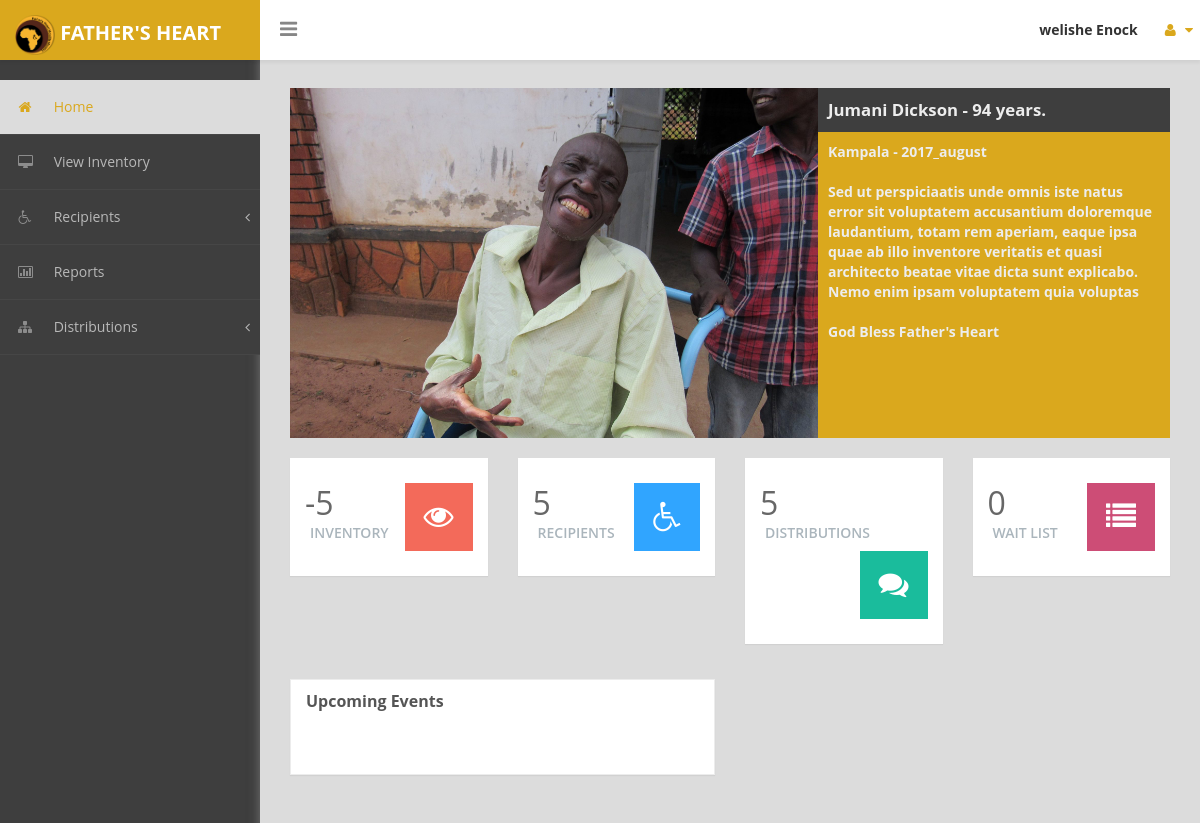
The page /index.php (signed in) on the database its author committed.
### tables this page shows
CREATE TABLE IF NOT EXISTS `2017_august` (
  `id` int(11) NOT NULL AUTO_INCREMENT,
  `fullname` varchar(100) NOT NULL,
  `phone` varchar(15) NOT NULL,
  `age` int(3) NOT NULL,
  `gender` varchar(6) NOT NULL,
  `date` varchar(20) NOT NULL,
  `back` int(11) NOT NULL,
  `thigh` int(11) NOT NULL,
  `leg` int(11) NOT NULL,
  `hips` int(11) NOT NULL,
  `disabilitystory` text NOT NULL,
  `disability` varchar(100) NOT NULL,
  `causeofdisability` varchar(100) NOT NULL,
  `currentmobility` varchar(100) NOT NULL,
  `alreadyhas` varchar(3) NOT NULL,
  `whyhas` varchar(100) NOT NULL,
  `everhad` varchar(3) NOT NULL,
  `whyhad` varchar(100) NOT NULL,
  `whywantchair` varchar(100) NOT NULL,
  `givemobility` varchar(64) NOT NULL,
  `notgiven` text NOT NULL,
  `audio` varchar(100) NOT NULL,
  `followup` varchar(3) NOT NULL,
  `sit_alone` varchar(100) NOT NULL,
  `often_movement` varchar(100) NOT NULL,
  `did_you_expect` varchar(100) NOT NULL,
  `live_with` varchar(100) NOT NULL,
  `helps_you` varchar(100) NOT NULL,
  `work_school` varchar(100) NOT NULL,
  `not_work_school` varchar(100) NOT NULL,
  `how_life_change` varchar(100) NOT NULL,
  `thanks` varchar(200) NOT NULL,
  `already_saved` varchar(100) NOT NULL,
  `got_saved` varchar(100) NOT NULL,
  `family_saved` varchar(100) NOT NULL,
  `did_pray` varchar(100) NOT NULL,
  `distrib_id` varchar(20) NOT NULL,
  `subcounty` varchar(100) NOT NULL,
  `district` varchar(100) NOT NULL,
  `beforee` varchar(100) NOT NULL,
  `afterr` varchar(100) NOT NULL,
  PRIMARY KEY (`id`)
);

CREATE TABLE IF NOT EXISTS `distribution` (
  `id` int(11) NOT NULL AUTO_INCREMENT,
  `distribution` varchar(30) NOT NULL,
  `district` varchar(64) NOT NULL,
  PRIMARY KEY (`id`)
);

### index.php (the view, shortened to what this page needs)
<?php
    require_once "includes/connect.php";
    $recipient_num = 0;
    $result = mysqli_query($connect, "SELECT distribution FROM distribution") or die(mysqli_error($connect));
    while($row = mysqli_fetch_array($result)){
        global $recipient_num;
        $distribution = $row['distribution'];
        $distrib_result = mysqli_query($connect, "SELECT * FROM $distribution WHERE followup = 0");
        $distrib_num = mysqli_num_rows($distrib_result);
        $recipient_num = $recipient_num + $distrib_num;
    }
    $wait_num = 0;
    $wait_result = mysqli_query($connect, "SELECT distribution FROM distribution") or die(mysqli_error($connect));
    while($row = mysqli_fetch_array($wait_result)){
        global $wait_num;
        $wdistribution = $row['distribution'];
        $wdistrib_result = mysqli_query($connect, "SELECT * FROM $wdistribution WHERE followup = 1");
        $wdistrib_num = mysqli_num_rows($wdistrib_result);
        $wait_num = $wait_num + $wdistrib_num;
    }
    $distri_sql = "SELECT * FROM distribution";
    $distri_result = mysqli_query($connect, $distri_sql) or die(mysqli_error($connect));
    $distri_num = mysqli_num_rows($distri_result);
    $cane_sql = "SELECT available FROM cane ORDER BY id DESC LIMIT 1";
    $cane_result = mysqli_query($connect, $cane_sql);
    $cane_row = mysqli_fetch_array($cane_result);
    $cane_num = $cane_row['available'];
    $wcane_sql = "SELECT available FROM white_cane ORDER BY id DESC LIMIT 1";
    $wcane_result = mysqli_query($connect, $wcane_sql);
    $wcane_row = mysqli_fetch_array($wcane_result);
    $wcane_num = $wcane_row['available'];
    $walker_sql = "SELECT available FROM walkers ORDER BY id DESC LIMIT 1";
    $walker_result = mysqli_query($connect, $walker_sql);
    $walker_row = mysqli_fetch_array($walker_result);
    $walker_num = $walker_row['available'];
    $crutches_sql = "SELECT available FROM crutches ORDER BY id DESC LIMIT 1";
    $crutches_result = mysqli_query($connect, $crutches_sql);
    $crutches_row = mysqli_fetch_array($crutches_result);
    $crutches_num = $crutches_row['available'];
    $gen1_sql = "SELECT available FROM gen1 ORDER BY id DESC LIMIT 1";
    $gen1_result = mysqli_query($connect, $gen1_sql);
    $gen1_row = mysqli_fetch_array($gen1_result);
    $gen1_num = $gen1_row['available'];
    $gen2_s_13_sql = "SELECT available FROM gen2_s_13 ORDER BY id DESC LIMIT 1";
    $gen2_s_13_result = mysqli_query($connect, $gen2_s_13_sql);
    $gen2_s_13_row = mysqli_fetch_array($gen2_s_13_result);
    $gen2_s_13_num = $gen2_s_13_row['available'];
    $gen2_m_17_sql = "SELECT available FROM gen2_m_17 ORDER BY id DESC LIMIT 1";
    $gen2_m_17_result = mysqli_query($connect, $gen2_m_17_sql);
    $gen2_m_17_row = mysqli_fetch_array($gen2_m_17_result);
    $gen2_m_17_num = $gen2_m_17_row['available'];
    $gen2_l_18_5_sql = "SELECT available FROM gen2_l_18_5 ORDER BY id DESC LIMIT 1";
    $gen2_l_18_5_result = mysqli_query($connect, $gen2_l_18_5_sql);
    $gen2_l_18_5_row = mysqli_fetch_array($gen2_l_18_5_result);
    $gen2_l_18_5_num = $gen2_l_18_5_row['available'];
    $gen2_xl_20_sql = "SELECT available FROM gen2_xl_20 ORDER BY id DESC LIMIT 1";
    $gen2_xl_20_result = mysqli_query($connect, $gen2_xl_20_sql);
    $gen2_xl_20_row = mysqli_fetch_array($gen2_xl_20_result);
    $gen2_xl_20_num = $gen2_xl_20_row['available'];
    $gen3_s_13_sql = "SELECT available FROM gen3_s_13 ORDER BY id DESC LIMIT 1";
    $gen3_s_13_result = mysqli_query($connect, $gen3_s_13_sql);
    $gen3_s_13_row = mysqli_fetch_array($gen3_s_13_result);
    $gen3_s_13_num = $gen3_s_13_row['available'];
    $gen3_m_17_sql = "SELECT available FROM gen3_m_17 ORDER BY id DESC LIMIT 1";
    $gen3_m_17_result = mysqli_query($connect, $gen3_m_17_sql);
    $gen3_m_17_row = mysqli_fetch_array($gen3_m_17_result);
    $gen3_m_17_num = $gen3_m_17_row['available'];
    $gen3_l_18_5_sql = "SELECT available FROM gen3_l_18_5 ORDER BY id DESC LIMIT 1";
    $gen3_l_18_5_result = mysqli_query($connect, $gen3_l_18_5_sql);
    $gen3_l_18_5_row = mysqli_fetch_array($gen3_l_18_5_result);
    $gen3_l_18_5_num = $gen3_l_18_5_row['available'];
    $gen3_xl_20_sql = "SELECT available FROM gen3_xl_20 ORDER BY id DESC LIMIT 1";
    $gen3_xl_20_result = mysqli_query($connect, $gen3_xl_20_sql);
    $gen3_xl_20_row = mysqli_fetch_array($gen3_xl_20_result);
    $gen3_xl_20_num = $gen3_xl_20_row['available'];
    $jaf_sql = "SELECT available FROM jaf ORDER BY id DESC LIMIT 1";
    $jaf_result = mysqli_query($connect, $jaf_sql);
    $jaf_row = mysqli_fetch_array($jaf_result);
    $jaf_num = $jaf_row['available'];
    $hb_11_sql = "SELECT available FROM hb_11 ORDER BY id DESC LIMIT 1";
    $hb_11_result = mysqli_query($connect, $hb_11_sql);
    $hb_11_row = mysqli_fetch_array($hb_11_result);
    $hb_11_num = $hb_11_row['available'];
    $hb_13_sql = "SELECT available FROM hb_13 ORDER BY id DESC LIMIT 1";
    $hb_13_result = mysqli_query($connect, $hb_13_sql);
    $hb_13_row = mysqli_fetch_array($hb_13_result);
    $hb_13_num = $hb_13_row['available'];
    $inventory_num = $gen1_num + $gen3_xl_20_num + $gen3_l_18_5_num + $gen3_m_17_num + $gen3_s_13_num + $gen2_xl_20_num + $gen2_l_18_5_num + $gen2_m_17_num + $gen2_s_13_num + $cane_num + $wcane_num + $walker_num + $crutches_num + $jaf_num + $hb_11_num + $hb_13_num;
?>
<!DOCTYPE html>
<html>
    <head>
        <link href="css/bootstrap.css" rel="stylesheet" />
        <link href="css/font-awesome.css" rel="stylesheet" />
        <link href="css/custom-styles.css" rel="stylesheet" />
    </head>
    <body>
        <div id="wrapper">
            <?php include "includes/header.php"; ?>
        <div id="page-wrapper">
		  <div class="header">
            <h1 class="page-header" style="padding-bottom: 0px;">
            </h1>
		 </div>
            <div id="page-inner">
                <div class="row">
                    <div class="col-md-12">
                        <ul id="recipients">
                        <?php
                            $dis_result = mysqli_query($connect, "SELECT * FROM distribution");
                            while($dis_row = mysqli_fetch_array($dis_result)){
                                $distrib = $dis_row['distribution'];
                                $rec_result = mysqli_query($connect, "SELECT * FROM $distrib");
                                while($rec_row = mysqli_fetch_array($rec_result)){
                                    $after = $rec_row['afterr'];
                                    $name = $rec_row['fullname'];
                                    $age = $rec_row['age'];
                                    $district = $rec_row['district'];
                                    $story = $rec_row['disabilitystory'];
                                    $thankz = $rec_row['thanks'];
                            ?>
                                    <li>
                                        <img src="<?php echo $after; ?>" alt="<?php echo $name; ?>" />
                                        <div class="title"><?php echo $name . " - " . $age . " years."; ?></div>
                                        <div class="thanks">
                                            <?php echo $district . " - " . $distrib . "<br><br>"; ?>
                                            <?php echo $story . "<br><br>" .$thankz; ?>
                                        </div>
                                    </li>
                                <?php }
                            }
                        ?>
                        </ul>
                    </div>
                </div>
                <br />
                <div class="row">
                    <?php if($_SESSION['user'] == 'volunteer'){
                    } else {?>
                    <div class="col-md-3 col-sm-12 col-xs-12">
					<div class="board">
                        <a href="inventory.php" class="b">
                        <div class="panel panel-primary">
						<div class="number">
							<h3>
								<h3><?php echo $inventory_num;?></h3>
								<small>Inventory</small>
							</h3>
						</div>
						<div class="icon">
						   <i class="fa fa-eye fa-5x red"></i>
						</div>
                        </div>
                        </a>
						</div>
                    </div>
                    <div class="col-md-3 col-sm-12 col-xs-12">
					<div class="board">
                        <a href="recipients_all.php" class="b">
                        <div class="panel panel-primary">
						<div class="number">
							<h3>
								<h3><?php echo $recipient_num; ?></h3>
								<small>Recipients</small>
							</h3>
						</div>
						<div class="icon">
						   <i class="fa fa-wheelchair fa-5x blue"></i>
						</div>
                        </div>
                        </a>
						</div>
                    </div>
                    <?php } ?>
					       <div class="col-md-3 col-sm-12 col-xs-12">
					<div class="board">
                        <a href="welcome.php" class="b">
                        <div class="panel panel-primary">
						<div class="number">
							<h3>
								<h3><?php echo $distri_num; ?></h3>
								<small>Distributions</small>
							</h3>
						</div>
						<div class="icon">
						   <i class="fa fa-comments fa-5x green"></i>
						</div>
                        </div>
                        </a>
						</div>
                    </div>
					<?php if($_SESSION['user']=='partner' || $_SESSION['user']=='staff'){; ?>
                    <div class="col-md-3 col-sm-12 col-xs-12">
					<div class="board">
                        <a href="wait_list.php" class="b">
                        <div class="panel panel-primary">
						<div class="number">
							<h3>
								<h3><?php echo $wait_num; ?></h3>
								<small>Wait List</small>
							</h3>
						</div>
						<div class="icon">
						   <i class="fa fa-list fa-5x maroon"></i>
						</div>
                        </div>
                        </a>
						</div>
                    </div>
                    <?php } else if ($_SESSION['user']=='volunteer') {; ?>
                        &nbsp;
                    <?php }; ?>
				   <div class="col-md-6 col-sm-12 col-xs-12">
                        <div class="panel panel-default">
                            <div class="panel-heading">
                                Upcoming Events
                            </div>
                            <div class="panel-body">
                            </div>
                        </div>
                    </div>
                </div>
				<footer>
                    <p></p>
				</footer>
            </div>
        </div>
        </div>
    </body>
</html>

### css/custom-styles.css (style rules this page uses)
body { font-family: 'Open Sans', sans-serif; background: #3E3E3E; }
#wrapper { width: 100%; }
#page-wrapper { padding: 15px 15px; min-height: 800px; background: #DCDCDC; }
#page-inner { width:100%; margin:10px 20px 10px 0px; background-color:transparent; padding: 15px 30px; min-height:800px; }
h1, .h1, h2, .h2, h3, .h3 { margin-top: 7px; margin-bottom: -5px; }
p { font-size:16px; line-height:25px; padding-top:20px; }
.panel { border-radius:0px; }
#page-wrapper { position: relative; top: 55px; box-shadow: 0 0 10px #757575; -moz-box-shadow: 0 0 10px #757575; -webkit-box-shadow: 0 0 10px #757575; }
.page-header { margin: 0;border-bottom: 1px solid transparent;text-align: left;background-color: #dcdcdc;padding: 32px 22px 32px 0;color: #323232; }
.panel-default { border-color: #ECECEC; }
.panel-default > .panel-heading { color: #555; border-color: #FFF; font-weight:bold;background: #FFFFFF; font-size: 16px; text-shadow: none; }
.panel-heading { border-bottom: 1px solid transparent; border-top-left-radius: 3px; border-top-right-radius: 3px; }
.header { margin: 0 30px; }
.board .panel { padding: 25px 15px; border:none; background:#fff; }
.board .number { float:left; }
.board .icon { float:right; }
.number h3 { font-size: 32px; color: #676767; }
.number small { font-size: 14px; color: #AAB5BC; font-weight: 600; text-transform: uppercase; margin: 8px 5px; display: inline-block; }
.board .panel .icon .fa { font-size: 30px; color: #FFFFFF; background: #30A5FF; padding: 19px; }
.blue { background:#30A5FF !important; }
.green { background:#1ABC9C !important; }
.red { background: rgb(243, 106, 90) !important; }
.maroon { background: #cd4d76 !important; }
.panel-primary { display:inline-block; margin-bottom: 30px; width:100%; }
.green { color: #fff; }
.blue { background-color: #FFFFFF;color: #002A4C; }
.red { background-color: #1CC09F; color:#fff; }
.maroon { background-color: #ab2b54; color:#fff; }
footer p { font-size: 14px; }
@media (min-width:768px) { #page-wrapper { margin: 0 0 0 260px; padding: 0; min-height: 1200px; } }

### index.php (style rules this page uses)
.panel-primary { transition: 0.3s; }
ul#recipients { list-style: none; padding: 0; margin: 0; height: 350px; width: 100%; overflow: hidden; }
ul#recipients li { list-style: none; margin: 0; padding: 0; height: 350px; width: 100%; background-color: #daa81d; position: relative; }
ul#recipients li img { position: absolute; left: 0; top: 0; width: 60%; }
ul#recipients li .title { margin-left: 60%; padding: 10px; width: 40%; font-weight: bold; font-size: 1.2em; background-color: #3e3e3e; color: #ededed; overflow: hidden; }
ul#recipients li .thanks { margin-left: 60%; padding: 10px 17px 0 10px; width: 40%; font-weight: bold; background-color: #daa81d; color: #ededed; }
#page-inner { padding-top: 0; margin-top: 0; }

### rows shown on the page
distribution: distribution "2017_august"
2017_august: afterr (picture), fullname "Jumani Dickson", age "94", district "Kampala", disabilitystory "Sed ut perspiciaatis unde omnis iste natus error sit voluptatem accusantium doloremque laudantium, totam rem aperiam, eaque ipsa quae ab illo inventore veritatis et quasi architecto beatae vitae dicta sunt explicabo. Nemo enim ipsam voluptatem quia voluptas", thanks "God Bless Father's Heart"

### other values the page prints
$_SESSION['name'] "welishe Enock"
$inventory_num "-5"
$recipient_num "5"
$distri_num "5"
$wait_num "0"
